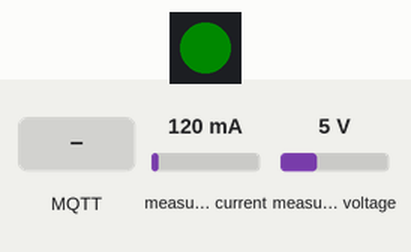
Recording of a sketch running on a simulated ESP32-C3. Parts: 1 RGB LEDs in strip order, left to right. The test bench sets the inputs (shaded band); at power-on: measured current 120 mA, measured voltage 5 V. Dim RGB values are drawn brighter than linear; WiFi joins after 1.5 s; servers stay silent unless stated; no MQTT or app messages arrive unless stated; what the sketch prints to the serial monitor is not drawn. At 16.6 s the program restarts the board; the recording ends there.

Above: at 4.0 s.
4.1 s: measured current set to 40 mA
At 5.61 s:
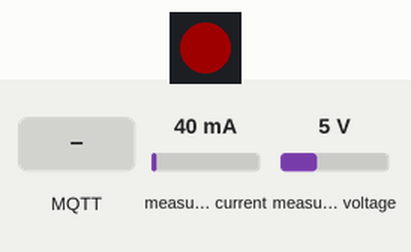
At 6.07 s:
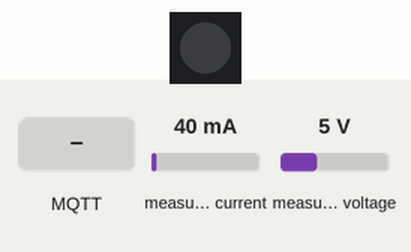
7.1 s: measured current set to 500 mA
10.1 s: MQTT message "1" arrives on the first subscribed topic
13.1 s: measured voltage set to 14.7 V
At 15.9 s:
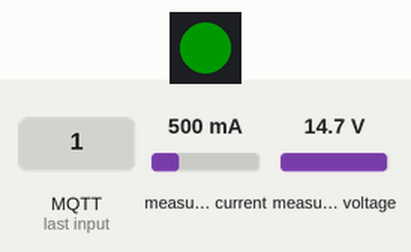
16.1 s: MQTT message "REBOOT" arrives on the first subscribed topic
Timing chart, 0 to 16.6 s (numbered marks = the images above; inputs shaded):
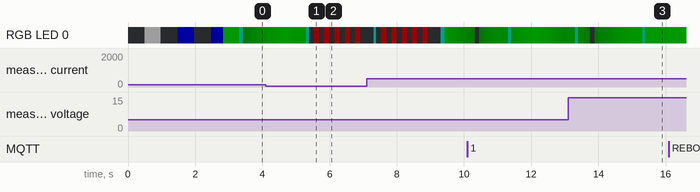

Measured:
- after the input at 16.1 s, every drawn part: stays the same

The sketch:

EV_NODE_V2_MQTT.ino
```cpp
// ================================================================
//  EV-NODE v2 | INA219 + HiveMQ Edition | ESP32-C3
//  INA219 Battery Monitor + WiFi + MQTT Telemetry
//
//  WIRING:
//    INA219 SDA → GPIO4
//    INA219 SCL → GPIO5
//    INA219 VCC → 3.3V
//    INA219 GND → GND
//    WS2812B LED → GPIO8 (onboard RGB on ESP32-C3 DevKit)
//
//  SERIAL: 115200 baud — dashboard refreshes every 2s
//  MQTT:   Publishes every 2s to HiveMQ Cloud
//
//  WS2812B LED STATUS:
//    White  Solid      = Booting / Initializing
//    Blue   Fast Blink = WiFi Connecting
//    Blue   Solid      = WiFi Connected
//    Purple Fast Blink = MQTT Connecting
//    Green  Solid      = MQTT Connected / Idle
//    Green  Pulse      = Charging detected
//    Orange Pulse      = Discharging (load detected)
//    Cyan   Flash      = MQTT Publish Success
//    Red    Fast Blink = Error / WiFi Lost / Sensor Error
//
//  LIBRARIES (Install via Arduino Library Manager):
//    - Adafruit INA219       (by Adafruit)
//    - Adafruit NeoPixel     (by Adafruit)
//    - PubSubClient          (by Nick O'Leary)
//    - Wire                  (built-in)
//    - WiFi / WiFiClientSecure (built-in ESP32 core)
//
//  BOARD: ESP32-C3 Dev Module
// ================================================================

#include <Wire.h>
#include <Adafruit_INA219.h>
#include <Adafruit_NeoPixel.h>
#include <WiFi.h>
#include <WiFiClientSecure.h>
#include <PubSubClient.h>

// ================================================================
//  INA219 — DO NOT CHANGE THESE LINES
// ================================================================
Adafruit_INA219 ina219;

// ================================================================
//  I2C PINS
// ================================================================
#define I2C_SDA 4
#define I2C_SCL 5

// ================================================================
//  LED CONFIG
// ================================================================
#define LED_PIN    7
#define LED_COUNT  1
#define LED_BRIGHT 30

Adafruit_NeoPixel led(LED_COUNT, LED_PIN, NEO_GRB + NEO_KHZ800);

#define COLOR_OFF    led.Color(0,   0,   0)
#define COLOR_WHITE  led.Color(255, 255, 255)
#define COLOR_RED    led.Color(255, 0,   0)
#define COLOR_GREEN  led.Color(0,   200, 0)
#define COLOR_BLUE   led.Color(0,   0,   255)
#define COLOR_ORANGE led.Color(255, 80,  0)
#define COLOR_CYAN   led.Color(0,   255, 220)
#define COLOR_PURPLE led.Color(150, 0,   255)

enum LedMode { LED_SOLID, LED_BLINK_FAST, LED_PULSE };

LedMode  currentLedMode  = LED_SOLID;
uint32_t currentLedColor = COLOR_WHITE;
unsigned long ledLastMs  = 0;
bool     ledState        = false;
int      pulseVal        = 0;
int      pulseDir        = 1;

// ================================================================
//  WIFI CREDENTIALS
// ================================================================
#define WIFI_SSID     "Airtel_Zerotouch"
#define WIFI_PASSWORD "Airtel@123"

// ================================================================
//  MQTT CONFIGURATION — HiveMQ Cloud
// ================================================================
const char* MQTT_SERVER = "dd4770b26a7d4a7291371cea6d74c060.s1.eu.hivemq.cloud";
const int   MQTT_PORT   = 8883;
const char* MQTT_USER   = "admin";
const char* MQTT_PASS   = "Pass@123";

const char* TOPIC_TELEMETRY = "ev_vehicle/v2/telemetry";
const char* TOPIC_COMMANDS  = "ev_vehicle/v2/commands";

WiFiClientSecure espClient;
PubSubClient     mqttClient(espClient);

// ================================================================
//  BATTERY CONFIGURATION
// ================================================================
#define BATTERY_CAP_AH          3.3f
#define BATT_MIN_V              9.0f
#define BATT_MAX_V              12.6f

// ================================================================
//  THRESHOLD VALUES
// ================================================================
#define CHARGING_DETECT_VOLTAGE 11.400f
#define CHARGING_CURRENT_MIN    0.10f
#define DISCHARGE_CURRENT_MIN   0.15f
#define CURRENT_DEADBAND        0.012f
#define MOVING_AVG_SIZE         10

// ================================================================
//  SMOOTHING BUFFERS
// ================================================================
float voltageBuffer[MOVING_AVG_SIZE] = {0};
float currentBuffer[MOVING_AVG_SIZE] = {0};
int   bufferIndex = 0;
bool  bufferFull  = false;

// ================================================================
//  SENSOR DATA
// ================================================================
float busVoltage_V    = 0.0f;
float shuntVoltage_mV = 0.0f;
float loadVoltage_V   = 0.0f;
float current_mA      = 0.0f;
float current_A       = 0.0f;
float power_mW        = 0.0f;
float power_W         = 0.0f;
float smoothedVoltage = 0.0f;
float smoothedCurrent = 0.0f;

// Calculated
float shuntResistance = 0.0f;
float voltageDrop     = 0.0f;
float efficiency      = 0.0f;
float noLoadVoltage   = 0.0f;

// Tracking
float maxCurrent_A    = 0.0f;
float minCurrent_A    = 0.0f;
float avgCurrent_A    = 0.0f;
float peakPower_W     = 0.0f;
float totalEnergy_Wh  = 0.0f;
float avgCurrentAcc   = 0.0f;
long  avgCurrentCount = 0;

// Runtime
unsigned long startTime   = 0;
unsigned long lastTime    = 0;
unsigned long lastPublish = 0;
float runtimeSeconds      = 0.0f;
float runtimeMinutes      = 0.0f;
float runtimeHours        = 0.0f;

// Vehicle state
int    soc              = 0;
int    timeToFull       = 0;
int    timeToEmpty      = 0;
bool   chargingDetected = false;
bool   sensorOK         = false;
int    sensorFailCount  = 0;
#define SENSOR_FAIL_LIMIT 5

String vehicleStatus = "Booting";

// ================================================================
//  LED CONTROL
// ================================================================
void setLED(uint32_t color, LedMode mode = LED_SOLID) {
  currentLedColor = color;
  currentLedMode  = mode;
  ledState = true;
  if (mode == LED_SOLID) {
    led.setPixelColor(0, color);
    led.show();
  }
}

void flashLED(uint32_t flashColor) {
  led.setPixelColor(0, flashColor);
  led.show();
  delay(80);
  led.setPixelColor(0, currentLedColor);
  led.show();
}

void updateLED() {
  unsigned long now = millis();
  switch (currentLedMode) {
    case LED_SOLID:
      break;

    case LED_BLINK_FAST:
      if (now - ledLastMs > 150) {
        ledLastMs = now;
        ledState  = !ledState;
        led.setPixelColor(0, ledState ? currentLedColor : COLOR_OFF);
        led.show();
      }
      break;

    case LED_PULSE:
      if (now - ledLastMs > 12) {
        ledLastMs = now;
        pulseVal += pulseDir * 4;
        if (pulseVal >= 255) { pulseVal = 255; pulseDir = -1; }
        if (pulseVal <= 0)   { pulseVal = 0;   pulseDir =  1; }
        uint8_t r = (currentLedColor >> 16) & 0xFF;
        uint8_t g = (currentLedColor >> 8)  & 0xFF;
        uint8_t b =  currentLedColor        & 0xFF;
        led.setPixelColor(0, led.Color(
          (uint8_t)(r * pulseVal / 255),
          (uint8_t)(g * pulseVal / 255),
          (uint8_t)(b * pulseVal / 255)
        ));
        led.show();
      }
      break;
  }
}

// ================================================================
//  WIFI — Connect with watchdog
// ================================================================
void connectWiFi() {
  if (WiFi.status() == WL_CONNECTED) return;

  Serial.printf("\n[WiFi] Connecting to: %s\n", WIFI_SSID);
  setLED(COLOR_BLUE, LED_BLINK_FAST);

  WiFi.mode(WIFI_STA);
  WiFi.begin(WIFI_SSID, WIFI_PASSWORD);

  int tries = 0;
  while (WiFi.status() != WL_CONNECTED && tries < 40) {
    updateLED();
    delay(500);
    Serial.print('.');
    tries++;
  }

  if (WiFi.status() == WL_CONNECTED) {
    Serial.printf("\n[WiFi] Connected! IP: %s\n", WiFi.localIP().toString().c_str());
    setLED(COLOR_BLUE, LED_SOLID);
    delay(300);
  } else {
    Serial.println("\n[WiFi] Failed — will retry in loop");
    setLED(COLOR_RED, LED_BLINK_FAST);
  }
}

// ================================================================
//  MQTT CALLBACK — handle incoming commands
// ================================================================
void mqttCallback(char* topic, byte* payload, unsigned int length) {
  String msg = "";
  for (unsigned int i = 0; i < length; i++) msg += (char)payload[i];
  Serial.printf("[MQTT] Command received: %s\n", msg.c_str());

  if (msg == "REBOOT") {
    Serial.println("[MQTT] REBOOT command — restarting...");
    delay(500);
    ESP.restart();
  }
}

// ================================================================
//  MQTT — Connect with watchdog
// ================================================================
void connectMQTT() {
  if (mqttClient.connected()) return;
  if (WiFi.status() != WL_CONNECTED) return;

  setLED(COLOR_PURPLE, LED_BLINK_FAST);
  Serial.print("[MQTT] Connecting...");

  espClient.setInsecure();   // Skip CA cert for HiveMQ Cloud
  mqttClient.setServer(MQTT_SERVER, MQTT_PORT);
  mqttClient.setCallback(mqttCallback);
  mqttClient.setKeepAlive(30);

  String clientId = "EV_v2_" + String((uint32_t)ESP.getEfuseMac(), HEX);

  if (mqttClient.connect(clientId.c_str(), MQTT_USER, MQTT_PASS)) {
    Serial.println(" Connected!");
    mqttClient.subscribe(TOPIC_COMMANDS);
    setLED(COLOR_GREEN, LED_SOLID);
  } else {
    Serial.printf(" Failed rc=%d\n", mqttClient.state());
    setLED(COLOR_RED, LED_BLINK_FAST);
  }
}

// ================================================================
//  MOVING AVERAGE FILTER
// ================================================================
void pushSample(float v, float i) {
  voltageBuffer[bufferIndex] = v;
  currentBuffer[bufferIndex] = i;
  bufferIndex = (bufferIndex + 1) % MOVING_AVG_SIZE;
  if (bufferIndex == 0) bufferFull = true;

  int count = bufferFull ? MOVING_AVG_SIZE : bufferIndex;
  float vSum = 0, iSum = 0;
  for (int k = 0; k < count; k++) {
    vSum += voltageBuffer[k];
    iSum += currentBuffer[k];
  }
  smoothedVoltage = vSum / count;
  smoothedCurrent = iSum / count;
}

// ================================================================
//  SOC CALCULATION
// ================================================================
int calculateSOC(float v) {
  if (v <= BATT_MIN_V) return 0;
  if (v >= BATT_MAX_V) return 100;
  return (int)constrain(
    map((long)(v * 100), (long)(BATT_MIN_V * 100), (long)(BATT_MAX_V * 100), 0, 100),
    0, 100
  );
}

// ================================================================
//  READ INA219
// ================================================================
bool readINA219() {
  float sv  = ina219.getShuntVoltage_mV();
  float bv  = ina219.getBusVoltage_V();
  float imA = ina219.getCurrent_mA();
  float pmW = ina219.getPower_mW();

  if (bv < 0.0f || bv > 20.0f || imA < -3000.0f || imA > 3000.0f) {
    sensorFailCount++;
    return false;
  }

  sensorFailCount = 0;
  sensorOK = true;

  shuntVoltage_mV = sv;
  busVoltage_V    = bv;
  current_mA      = imA;
  power_mW        = pmW;

  loadVoltage_V = busVoltage_V + (shuntVoltage_mV / 1000.0f);
  current_A     = current_mA / 1000.0f;
  power_W       = power_mW   / 1000.0f;

  if (fabsf(current_A) < CURRENT_DEADBAND) {
    current_A  = 0.0f;
    current_mA = 0.0f;
  }

  pushSample(loadVoltage_V, current_A);

  shuntResistance = (current_mA != 0.0f)
    ? fabsf(shuntVoltage_mV / current_mA) * 1000.0f : 0.0f;

  voltageDrop = (noLoadVoltage > 0.5f) ? (noLoadVoltage - smoothedVoltage) : 0.0f;

  efficiency = (noLoadVoltage > 0.5f)
    ? constrain((smoothedVoltage / noLoadVoltage) * 100.0f, 0.0f, 100.0f)
    : 100.0f;

  unsigned long now = millis();
  float dtH = (now - lastTime) / 3600000.0f;
  totalEnergy_Wh += fabsf(power_W) * dtH;
  lastTime = now;

  runtimeSeconds = (now - startTime) / 1000.0f;
  runtimeMinutes = runtimeSeconds / 60.0f;
  runtimeHours   = runtimeMinutes / 60.0f;

  if (current_A > maxCurrent_A) maxCurrent_A = current_A;
  if (current_A < minCurrent_A) minCurrent_A = current_A;
  if (power_W   > peakPower_W)  peakPower_W  = power_W;

  avgCurrentAcc += current_A;
  avgCurrentCount++;
  avgCurrent_A = avgCurrentAcc / avgCurrentCount;

  return true;
}

// ================================================================
//  UPDATE VEHICLE STATE
// ================================================================
void updateVehicleState() {
  if (!sensorOK || sensorFailCount >= SENSOR_FAIL_LIMIT) {
    vehicleStatus = "Sensor Error";
    setLED(COLOR_RED, LED_BLINK_FAST);
    soc = 0; timeToFull = 0; timeToEmpty = 0;
    return;
  }

  float v = smoothedVoltage;
  float i = smoothedCurrent;

  if (v < 1.0f) {
    vehicleStatus    = "Disconnected";
    chargingDetected = false;
    soc = 0;
    setLED(COLOR_RED, LED_BLINK_FAST);
    return;
  }

  soc = calculateSOC(v);

  bool voltageSign   = (v > CHARGING_DETECT_VOLTAGE);
  bool currentSign   = (i > CHARGING_CURRENT_MIN);
  bool dischargeSign = (i < -DISCHARGE_CURRENT_MIN);

  if (voltageSign || currentSign) {
    chargingDetected = true;
  } else if (!voltageSign && !currentSign) {
    chargingDetected = false;
  }

  float capAh = BATTERY_CAP_AH * (soc / 100.0f);

  if (chargingDetected) {
    float chargeAmps = (i > CHARGING_CURRENT_MIN) ? i : 1.0f;
    timeToFull  = (int)(((BATTERY_CAP_AH - capAh) / chargeAmps) * 60.0f);
    timeToEmpty = 0;
    if (soc >= 99) {
      vehicleStatus = "Fully Charged";
      setLED(COLOR_GREEN, LED_SOLID);
    } else {
      vehicleStatus = "Charging";
      setLED(COLOR_GREEN, LED_PULSE);
    }
  } else if (dischargeSign) {
    timeToEmpty   = (int)((capAh / fabsf(i)) * 60.0f);
    timeToFull    = 0;
    vehicleStatus = "Discharging";
    setLED(COLOR_ORANGE, LED_PULSE);
  } else if (soc <= 10) {
    vehicleStatus = "Low Battery";
    setLED(COLOR_RED, LED_BLINK_FAST);
    timeToFull = timeToEmpty = 0;
  } else {
    vehicleStatus = "Idle";
    setLED(COLOR_GREEN, LED_SOLID);
    timeToFull = timeToEmpty = 0;
  }
}

// ================================================================
//  MQTT PUBLISH — only the 10 parameters the dashboard uses
// ================================================================
void publishTelemetry() {
  if (!mqttClient.connected()) return;

  char buf[256];
  snprintf(buf, sizeof(buf),
    "{"
    "\"vehicle_id\":\"v2\","
    "\"battery_cap_ah\":3.3,"
    "\"voltage\":%.3f,"
    "\"current\":%.4f,"
    "\"power\":%.3f,"
    "\"soc\":%d,"
    "\"status\":\"%s\","
    "\"charging_detected\":%s,"
    "\"time_to_full\":%d,"
    "\"time_to_empty\":%d"
    "}",
    smoothedVoltage,
    smoothedCurrent,
    fabsf(power_W),
    soc,
    vehicleStatus.c_str(),
    chargingDetected ? "true" : "false",
    timeToFull,
    timeToEmpty
  );

  if (mqttClient.publish(TOPIC_TELEMETRY, buf)) {
    flashLED(COLOR_CYAN);
    Serial.printf("[MQTT] Published → V:%.3fV  I:%.2fmA  SOC:%d%%  %s\n",
      smoothedVoltage, smoothedCurrent * 1000.0f, soc, vehicleStatus.c_str());
  } else {
    Serial.println("[MQTT] Publish FAILED");
    setLED(COLOR_RED, LED_BLINK_FAST);
  }
}

// ================================================================
//  SERIAL DASHBOARD HELPERS
// ================================================================
void printRow(const char* label, float val, int dec, const char* unit) {
  Serial.print(F("│  "));
  Serial.print(label);
  int len = strlen(label);
  for (int k = len; k < 18; k++) Serial.print(' ');
  Serial.print(F(": "));
  Serial.print(val, dec);
  Serial.print(' ');
  Serial.println(unit);
}

void printRowStr(const char* label, const String& val) {
  Serial.print(F("│  "));
  Serial.print(label);
  int len = strlen(label);
  for (int k = len; k < 18; k++) Serial.print(' ');
  Serial.print(F(": "));
  Serial.println(val);
}

void printDivider() {
  Serial.println(F("├─────────────────────────────────────────────────────────────┤"));
}

void printHeader(const char* title) {
  Serial.print(F("│  "));
  Serial.println(title);
}

// ================================================================
//  SERIAL DASHBOARD
// ================================================================
void printDashboard() {
  Serial.println();
  Serial.println(F("╔═════════════════════════════════════════════════════════════╗"));
  Serial.println(F("║      ⚡ EV-NODE v2  |  INA219 + HiveMQ  |  ESP32-C3        ║"));
  Serial.println(F("║             5.0Ah  |  WiFi + MQTT Telemetry                ║"));
  Serial.println(F("╚═════════════════════════════════════════════════════════════╝"));

  // DIRECT READINGS
  Serial.println(F("┌─────────────────────────────────────────────────────────────┐"));
  printHeader("📊  DIRECT READINGS");
  printDivider();
  printRow("Bus Voltage",    busVoltage_V,    3, "V");
  printRow("Shunt Voltage",  shuntVoltage_mV, 3, "mV");
  Serial.print(F("│  Current         : "));
  Serial.print(current_mA, 2);
  Serial.print(F(" mA  ("));
  Serial.print(current_A, 4);
  Serial.println(F(" A)"));
  Serial.print(F("│  Power           : "));
  Serial.print(power_mW, 2);
  Serial.print(F(" mW  ("));
  Serial.print(power_W, 4);
  Serial.println(F(" W)"));

  // CALCULATED VALUES
  printDivider();
  printHeader("🧮  CALCULATED VALUES");
  printDivider();
  printRow("Load Voltage",    loadVoltage_V,              3, "V  (Bus + Shunt)");
  printRow("Smoothed Voltage",smoothedVoltage,            3, "V");
  printRow("Smoothed Current",smoothedCurrent * 1000.0f,  2, "mA");
  printRow("Shunt Resistance",shuntResistance,            3, "mΩ  (ideal=100)");
  printRow("Voltage Drop",    voltageDrop,                3, "V");
  printRow("Efficiency",      efficiency,                 2, "%");

  // STATISTICS
  printDivider();
  printHeader("📈  STATISTICS & TRACKING");
  printDivider();
  printRow("Max Current",   maxCurrent_A * 1000.0f, 2, "mA");
  printRow("Min Current",   minCurrent_A * 1000.0f, 2, "mA");
  printRow("Avg Current",   avgCurrent_A * 1000.0f, 2, "mA");
  printRow("Peak Power",    peakPower_W,             3, "W");
  printRow("Total Energy",  totalEnergy_Wh,          4, "Wh");
  Serial.print(F("│  Runtime         : "));
  Serial.print((int)runtimeHours);
  Serial.print(F("h "));
  Serial.print((int)fmod(runtimeMinutes, 60.0f));
  Serial.print(F("m "));
  Serial.print((int)fmod(runtimeSeconds, 60.0f));
  Serial.println(F("s"));

  // BATTERY STATUS
  printDivider();
  printHeader("🔋  BATTERY STATUS");
  printDivider();
  printRow("SOC",              (float)soc,      0, "%");
  printRow("Voltage (smooth)", smoothedVoltage, 3, "V");

  Serial.print(F("│  SOC Bar         : ["));
  int filled = soc / 5;
  for (int k = 0; k < 20; k++) Serial.print(k < filled ? '█' : '░');
  Serial.print(F("] "));
  Serial.print(soc);
  Serial.println(F("%"));

  if (chargingDetected && timeToFull > 0)   printRow("Time to Full",  (float)timeToFull,  0, "min");
  if (!chargingDetected && timeToEmpty > 0) printRow("Time to Empty", (float)timeToEmpty, 0, "min");

  printRowStr("State",    vehicleStatus);
  printRowStr("Charging", chargingDetected ? "YES ✔" : "NO");

  // SYSTEM STATUS
  printDivider();
  printHeader("🖥  SYSTEM STATUS");
  printDivider();

  String wifiStatus = (WiFi.status() == WL_CONNECTED)
    ? ("Connected (" + WiFi.localIP().toString() + ")")
    : "Disconnected";
  String mqttStatus = mqttClient.connected() ? "Connected ✔" : "Disconnected";

  printRowStr("WiFi",     wifiStatus);
  printRowStr("MQTT",     mqttStatus);
  printRowStr("Sensor",   sensorOK ? "INA219 OK ✔" : "ERROR ✘");
  printRow("Free Heap",   (float)(ESP.getFreeHeap() / 1024.0f), 1, "KB");
  printRow("Uptime",      runtimeSeconds, 1, "s");

  Serial.println(F("└─────────────────────────────────────────────────────────────┘"));
  Serial.println();
}

// ================================================================
//  SETUP
// ================================================================
void setup() {
  Serial.begin(115200);
  delay(500);

  // LED — white = booting
  led.begin();
  led.setBrightness(LED_BRIGHT);
  led.clear();
  led.show();
  setLED(COLOR_WHITE, LED_SOLID);

  Serial.println();
  Serial.println(F("╔══════════════════════════════════════════════════════════════╗"));
  Serial.println(F("║  ⚡ EV-NODE v2  |  INA219 + HiveMQ  |  ESP32-C3            ║"));
  Serial.println(F("║  INA219 SDA→GPIO4  SCL→GPIO5  LED→GPIO8                    ║"));
  Serial.println(F("╚══════════════════════════════════════════════════════════════╝"));

  if (! ina219.begin()) {
    Serial.println("Failed to find INA219 chip");
    while (1) { delay(10); }
  }

  ina219.setCalibration_32V_2A();
  // ─────────────────────────────────

  Serial.println(F("[v2] INA219 OK — 32V/2A calibration set"));

  // Capture baseline idle voltage
  delay(200);
  float sumV = 0;
  for (int k = 0; k < 10; k++) {
    sumV += ina219.getBusVoltage_V() + (ina219.getShuntVoltage_mV() / 1000.0f);
    delay(20);
  }
  noLoadVoltage = sumV / 10.0f;
  Serial.printf("[v2] No-load baseline: %.3fV\n", noLoadVoltage);

  // Init tracking
  minCurrent_A  = 999.0f;
  startTime     = millis();
  lastTime      = millis();
  lastPublish   = millis();
  sensorOK      = true;
  vehicleStatus = "Idle";

  // Connect WiFi then MQTT
  connectWiFi();
  connectMQTT();

  Serial.println(F("[v2] Ready — publishing every 2s\n"));
}

// ================================================================
//  LOOP
// ================================================================
void loop() {
  unsigned long now = millis();

  // ── WiFi watchdog ──
  if (WiFi.status() != WL_CONNECTED) {
    Serial.println(F("[WiFi] Lost — reconnecting..."));
    setLED(COLOR_RED, LED_BLINK_FAST);
    connectWiFi();
  }

  // ── MQTT watchdog ──
  if (!mqttClient.connected()) {
    connectMQTT();
  }
  mqttClient.loop();   // Keep MQTT alive + process inbound commands

  // ── Read sensor every 200ms ──
  static unsigned long lastRead = 0;
  if (now - lastRead >= 200) {
    lastRead = now;
    bool ok = readINA219();
    if (!ok && sensorFailCount >= SENSOR_FAIL_LIMIT) {
      sensorOK = false;
    }
  }

  // ── Dashboard + publish every 2s ──
  if (now - lastPublish >= 2000) {
    lastPublish = now;
    updateVehicleState();
    printDashboard();
    publishTelemetry();
  }

  updateLED();
  delay(10);
}
```
